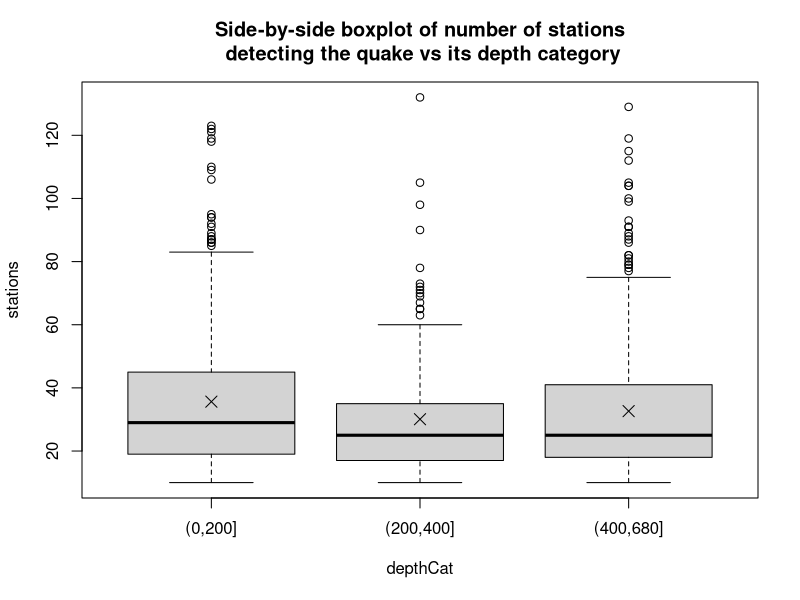
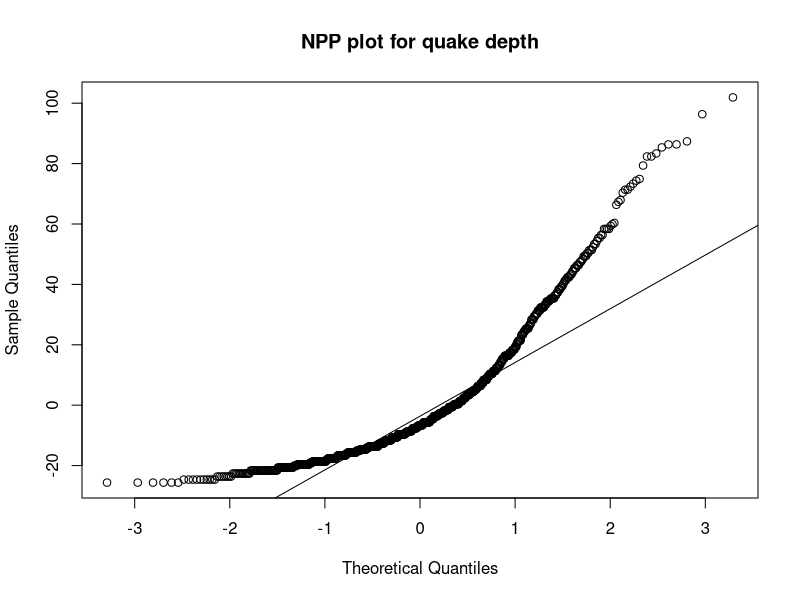
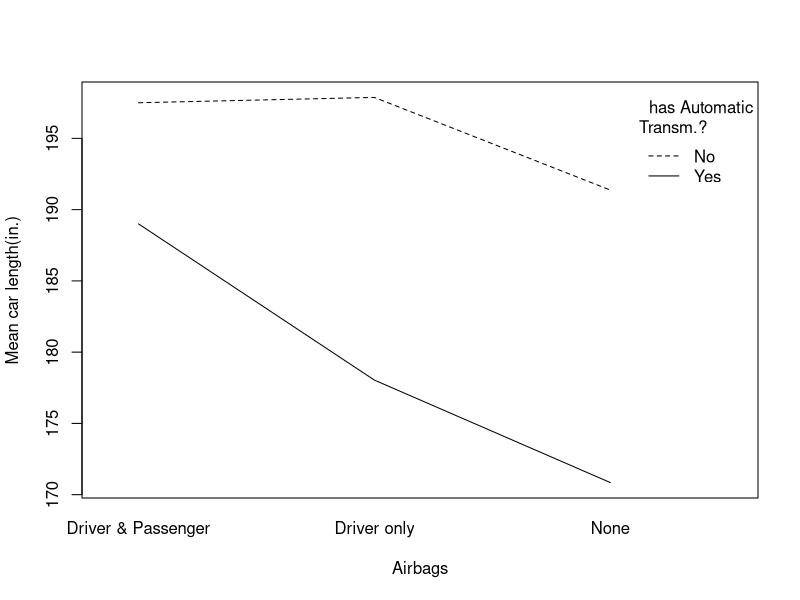

Write R code to recreate these figures, in order.
## ---- chunk 1
library(magrittr)
library(MASS)
library(dplyr)
## ---- chunk 2
brks<-c(0,200,400,680)
library(datasets) # this line is unnecessary, as the datasets package should be loaded, and is only included for the sake of completeness
quakesDepthCats<-transform(quakes,depthCat=cut(depth,breaks=brks))
## ---- chunk 3
with(quakesDepthCats,boxplot(stations~depthCat,main="Side-by-side boxplot of number of stations\n detecting the quake vs its depth category"))
grpMeans<- with(quakesDepthCats,tapply(stations,depthCat,FUN=mean))
points(seq_along(quakesDepthCats$depthCat%>%unique),grpMeans,pch=4,cex=1.5)


grpResids<-quakesDepthCats$stations - grpMeans[as.numeric(quakesDepthCats$depthCat)]

qqnorm(grpResids,main="NPP plot for quake depth")
qqline(grpResids)
## ---- chunk 4
grpsds<-with(quakesDepthCats,tapply(stations,depthCat,FUN=sd))
max(grpsds)/min(grpsds)
## ---- chunk 5
kruskal.test(stations~depthCat,data=quakesDepthCats)
## ---- chunk 6
colsOfUse<-Cars93%>%select_(.dots= c('AirBags','Man.trans.avail','Length'))
nrow(colsOfUse) - nrow(colsOfUse[complete.cases(colsOfUse),])
## ---- chunk 7
tapply(Cars93$Length,INDEX = list(Cars93$AirBags,Cars93$Man.trans.avail),FUN=mean)
## ---- chunk 8
cars93Means<-aggregate(Cars93$Length,by = list(Cars93$AirBags,Cars93$Man.trans.avail),FUN=mean)

cars93Means
## ---- chunk 9
interaction.plot(x.factor=cars93Means[,1],trace.factor=cars93Means[,2],response=cars93Means$x,trace.label="has Automatic\n Transm.?",xlab="Airbags",ylab="Mean car length(in.)")
## ---- chunk 10
twoWayANOVAWithInteraction<-aov(Length~AirBags+Man.trans.avail+AirBags:Man.trans.avail,data=Cars93)
summary(twoWayANOVAWithInteraction)
